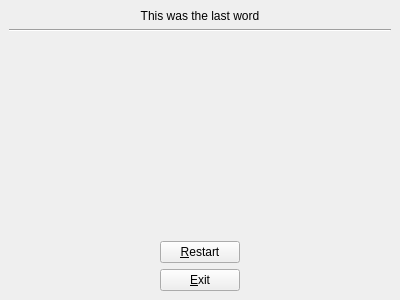
<?xml version="1.0" encoding="UTF-8"?>
<ui version="4.0">
 <class>LearnSpellingsSimulator</class>
 <widget class="QWidget" name="LearnSpellingsSimulator">
  <property name="geometry">
   <rect>
    <x>0</x>
    <y>0</y>
    <width>400</width>
    <height>300</height>
   </rect>
  </property>
  <property name="windowTitle">
   <string>Form</string>
  </property>
  <layout class="QHBoxLayout" name="horizontalLayout">
   <property name="leftMargin">
    <number>0</number>
   </property>
   <property name="topMargin">
    <number>0</number>
   </property>
   <property name="rightMargin">
    <number>0</number>
   </property>
   <property name="bottomMargin">
    <number>0</number>
   </property>
   <item>
    <widget class="QStackedWidget" name="m_phoneWidget">
     <property name="currentIndex">
      <number>3</number>
     </property>
     <widget class="QWidget" name="m_pageStopped">
      <layout class="QHBoxLayout" name="horizontalLayout_3">
       <item>
        <widget class="QLabel" name="m_lblTitle">
         <property name="text">
          <string notr="true">&lt;span style=&quot; font-size:18pt;&quot;&gt;Learn Spellings&lt;/span&gt;</string>
         </property>
         <property name="alignment">
          <set>Qt::AlignCenter</set>
         </property>
        </widget>
       </item>
      </layout>
     </widget>
     <widget class="QWidget" name="m_pageWelcome">
      <layout class="QVBoxLayout" name="verticalLayout_2">
       <item>
        <spacer name="verticalSpacer_2">
         <property name="orientation">
          <enum>Qt::Vertical</enum>
         </property>
         <property name="sizeHint" stdset="0">
          <size>
           <width>20</width>
           <height>116</height>
          </size>
         </property>
        </spacer>
       </item>
       <item>
        <widget class="QLabel" name="m_lblHeading">
         <property name="text">
          <string notr="true">Heading</string>
         </property>
         <property name="alignment">
          <set>Qt::AlignCenter</set>
         </property>
        </widget>
       </item>
       <item>
        <widget class="Line" name="line_2">
         <property name="orientation">
          <enum>Qt::Horizontal</enum>
         </property>
        </widget>
       </item>
       <item>
        <widget class="QLabel" name="m_lblAuthor">
         <property name="text">
          <string notr="true">Author</string>
         </property>
         <property name="alignment">
          <set>Qt::AlignCenter</set>
         </property>
        </widget>
       </item>
       <item>
        <spacer name="verticalSpacer_3">
         <property name="orientation">
          <enum>Qt::Vertical</enum>
         </property>
         <property name="sizeHint" stdset="0">
          <size>
           <width>20</width>
           <height>115</height>
          </size>
         </property>
        </spacer>
       </item>
       <item>
        <layout class="QHBoxLayout" name="horizontalLayout_2">
         <item>
          <spacer name="horizontalSpacer_3">
           <property name="orientation">
            <enum>Qt::Horizontal</enum>
           </property>
           <property name="sizeHint" stdset="0">
            <size>
             <width>40</width>
             <height>20</height>
            </size>
           </property>
          </spacer>
         </item>
         <item>
          <widget class="QPushButton" name="m_btnStart">
           <property name="enabled">
            <bool>false</bool>
           </property>
           <property name="text">
            <string>&amp;Start</string>
           </property>
          </widget>
         </item>
         <item>
          <spacer name="horizontalSpacer_4">
           <property name="orientation">
            <enum>Qt::Horizontal</enum>
           </property>
           <property name="sizeHint" stdset="0">
            <size>
             <width>40</width>
             <height>20</height>
            </size>
           </property>
          </spacer>
         </item>
        </layout>
       </item>
      </layout>
     </widget>
     <widget class="QWidget" name="m_pageListening">
      <layout class="QVBoxLayout" name="verticalLayout_3">
       <item>
        <widget class="QLabel" name="m_lblQuestionNumber">
         <property name="text">
          <string notr="true">Question number</string>
         </property>
        </widget>
       </item>
       <item>
        <widget class="Line" name="line_3">
         <property name="orientation">
          <enum>Qt::Horizontal</enum>
         </property>
        </widget>
       </item>
       <item>
        <widget class="QStackedWidget" name="m_listener">
         <property name="currentIndex">
          <number>0</number>
         </property>
         <widget class="QWidget" name="m_pageQuestion">
          <layout class="QVBoxLayout" name="verticalLayout_4">
           <property name="leftMargin">
            <number>0</number>
           </property>
           <property name="topMargin">
            <number>0</number>
           </property>
           <property name="rightMargin">
            <number>0</number>
           </property>
           <property name="bottomMargin">
            <number>0</number>
           </property>
           <item>
            <widget class="QLabel" name="label_2">
             <property name="text">
              <string>Press &quot;Listen&quot; button when you are ready. Listen to the word as many times as you want before answering. If you are not sure, you can skip the word.</string>
             </property>
             <property name="wordWrap">
              <bool>true</bool>
             </property>
            </widget>
           </item>
           <item>
            <spacer name="verticalSpacer_5">
             <property name="orientation">
              <enum>Qt::Vertical</enum>
             </property>
             <property name="sizeHint" stdset="0">
              <size>
               <width>20</width>
               <height>40</height>
              </size>
             </property>
            </spacer>
           </item>
           <item>
            <layout class="QHBoxLayout" name="horizontalLayout_5">
             <item>
              <spacer name="horizontalSpacer_6">
               <property name="orientation">
                <enum>Qt::Horizontal</enum>
               </property>
               <property name="sizeHint" stdset="0">
                <size>
                 <width>40</width>
                 <height>20</height>
                </size>
               </property>
              </spacer>
             </item>
             <item>
              <widget class="QPushButton" name="m_btnPlayWord">
               <property name="text">
                <string>Listen</string>
               </property>
              </widget>
             </item>
             <item>
              <spacer name="horizontalSpacer_5">
               <property name="orientation">
                <enum>Qt::Horizontal</enum>
               </property>
               <property name="sizeHint" stdset="0">
                <size>
                 <width>40</width>
                 <height>20</height>
                </size>
               </property>
              </spacer>
             </item>
            </layout>
           </item>
           <item>
            <spacer name="verticalSpacer_4">
             <property name="orientation">
              <enum>Qt::Vertical</enum>
             </property>
             <property name="sizeHint" stdset="0">
              <size>
               <width>20</width>
               <height>133</height>
              </size>
             </property>
            </spacer>
           </item>
           <item>
            <layout class="QHBoxLayout" name="horizontalLayout_4">
             <item>
              <widget class="QPushButton" name="m_btnSpellIt">
               <property name="enabled">
                <bool>false</bool>
               </property>
               <property name="text">
                <string>&amp;Spell it!</string>
               </property>
              </widget>
             </item>
             <item>
              <widget class="QPushButton" name="m_btnSkip">
               <property name="enabled">
                <bool>false</bool>
               </property>
               <property name="styleSheet">
                <string notr="true">QPushButton {
	color: red;
}</string>
               </property>
               <property name="text">
                <string>S&amp;kip</string>
               </property>
              </widget>
             </item>
            </layout>
           </item>
          </layout>
         </widget>
         <widget class="QWidget" name="m_pageResult">
          <layout class="QVBoxLayout" name="verticalLayout_5">
           <property name="leftMargin">
            <number>0</number>
           </property>
           <property name="topMargin">
            <number>0</number>
           </property>
           <property name="rightMargin">
            <number>0</number>
           </property>
           <property name="bottomMargin">
            <number>0</number>
           </property>
           <item>
            <widget class="QLabel" name="m_lblResultCaption">
             <property name="text">
              <string notr="true">This is correct spelling</string>
             </property>
             <property name="alignment">
              <set>Qt::AlignCenter</set>
             </property>
            </widget>
           </item>
           <item>
            <widget class="Line" name="line_4">
             <property name="orientation">
              <enum>Qt::Horizontal</enum>
             </property>
            </widget>
           </item>
           <item>
            <widget class="QLabel" name="m_lblEnteredWord">
             <property name="text">
              <string notr="true">You entered %1</string>
             </property>
             <property name="alignment">
              <set>Qt::AlignCenter</set>
             </property>
            </widget>
           </item>
           <item>
            <spacer name="verticalSpacer_7">
             <property name="orientation">
              <enum>Qt::Vertical</enum>
             </property>
             <property name="sizeHint" stdset="0">
              <size>
               <width>20</width>
               <height>40</height>
              </size>
             </property>
            </spacer>
           </item>
           <item>
            <widget class="QLabel" name="m_lblCorrectWordDescription">
             <property name="text">
              <string/>
             </property>
             <property name="alignment">
              <set>Qt::AlignCenter</set>
             </property>
            </widget>
           </item>
           <item>
            <spacer name="verticalSpacer_6">
             <property name="orientation">
              <enum>Qt::Vertical</enum>
             </property>
             <property name="sizeHint" stdset="0">
              <size>
               <width>20</width>
               <height>40</height>
              </size>
             </property>
            </spacer>
           </item>
           <item>
            <layout class="QHBoxLayout" name="horizontalLayout_6">
             <item>
              <spacer name="horizontalSpacer_8">
               <property name="orientation">
                <enum>Qt::Horizontal</enum>
               </property>
               <property name="sizeHint" stdset="0">
                <size>
                 <width>40</width>
                 <height>20</height>
                </size>
               </property>
              </spacer>
             </item>
             <item>
              <widget class="QPushButton" name="m_btnGoToNextWord">
               <property name="text">
                <string>&amp;Next word</string>
               </property>
              </widget>
             </item>
             <item>
              <spacer name="horizontalSpacer_7">
               <property name="orientation">
                <enum>Qt::Horizontal</enum>
               </property>
               <property name="sizeHint" stdset="0">
                <size>
                 <width>40</width>
                 <height>20</height>
                </size>
               </property>
              </spacer>
             </item>
            </layout>
           </item>
          </layout>
         </widget>
        </widget>
       </item>
      </layout>
     </widget>
     <widget class="QWidget" name="m_pageFinish">
      <layout class="QVBoxLayout" name="verticalLayout">
       <item>
        <widget class="QLabel" name="label">
         <property name="text">
          <string>This was the last word</string>
         </property>
         <property name="alignment">
          <set>Qt::AlignCenter</set>
         </property>
        </widget>
       </item>
       <item>
        <widget class="Line" name="line">
         <property name="orientation">
          <enum>Qt::Horizontal</enum>
         </property>
        </widget>
       </item>
       <item>
        <widget class="QLabel" name="m_lblTotalCorrect">
         <property name="text">
          <string notr="true"/>
         </property>
         <property name="alignment">
          <set>Qt::AlignCenter</set>
         </property>
        </widget>
       </item>
       <item>
        <widget class="QLabel" name="m_lblTotalWrong">
         <property name="text">
          <string notr="true"/>
         </property>
         <property name="alignment">
          <set>Qt::AlignCenter</set>
         </property>
        </widget>
       </item>
       <item>
        <widget class="QLabel" name="m_lblTotalUnanswered">
         <property name="text">
          <string notr="true"/>
         </property>
         <property name="alignment">
          <set>Qt::AlignCenter</set>
         </property>
        </widget>
       </item>
       <item>
        <spacer name="verticalSpacer">
         <property name="orientation">
          <enum>Qt::Vertical</enum>
         </property>
         <property name="sizeHint" stdset="0">
          <size>
           <width>20</width>
           <height>40</height>
          </size>
         </property>
        </spacer>
       </item>
       <item>
        <layout class="QGridLayout" name="gridLayout">
         <item row="0" column="2" rowspan="2">
          <spacer name="horizontalSpacer_2">
           <property name="orientation">
            <enum>Qt::Horizontal</enum>
           </property>
           <property name="sizeHint" stdset="0">
            <size>
             <width>40</width>
             <height>20</height>
            </size>
           </property>
          </spacer>
         </item>
         <item row="1" column="1">
          <widget class="QPushButton" name="m_btnExit">
           <property name="text">
            <string>&amp;Exit</string>
           </property>
          </widget>
         </item>
         <item row="0" column="0" rowspan="2">
          <spacer name="horizontalSpacer">
           <property name="orientation">
            <enum>Qt::Horizontal</enum>
           </property>
           <property name="sizeHint" stdset="0">
            <size>
             <width>40</width>
             <height>20</height>
            </size>
           </property>
          </spacer>
         </item>
         <item row="0" column="1">
          <widget class="QPushButton" name="m_btnRestart">
           <property name="text">
            <string>&amp;Restart</string>
           </property>
          </widget>
         </item>
        </layout>
       </item>
      </layout>
     </widget>
    </widget>
   </item>
  </layout>
 </widget>
 <resources/>
 <connections/>
</ui>
